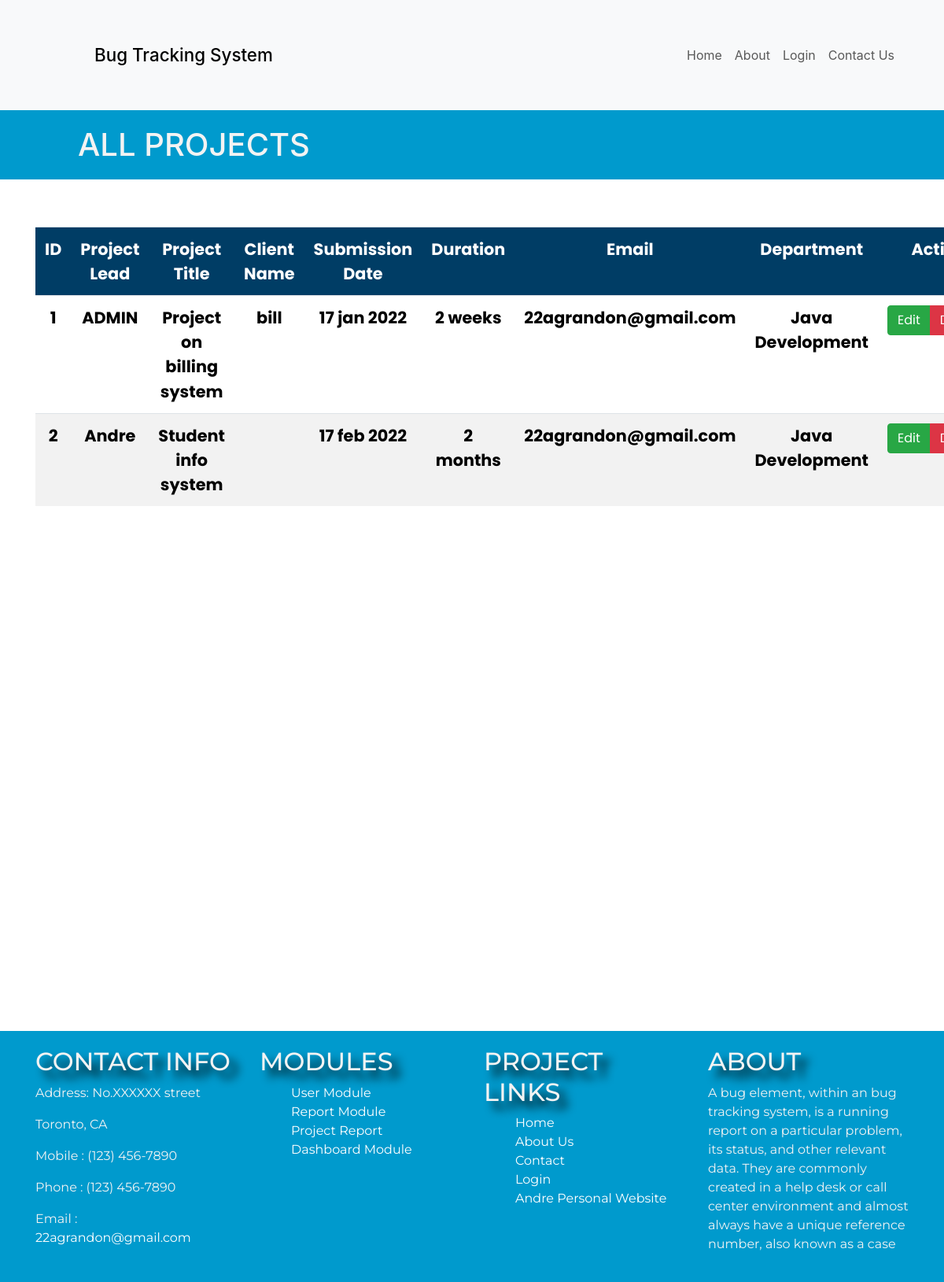
The app's page /listings/projectlisting with its own data.
### listings/models.py (models this page shows, shortened)
class Project(models.Model):
    project_id = models.AutoField(primary_key=True)
    project_lead_name = models.CharField(max_length=255, default = '')
    project_title = models.CharField(max_length=255, default = '',)
    project_submission_date = models.CharField(max_length=255, default = '')
    project_duration = models.CharField(max_length=255, default = '')
    project_email = models.CharField(max_length=255, default = '')
    project_department = models.CharField(max_length=255, default = '',)
    project_client_name = models.CharField(max_length=255, default = '',blank=True)

### listings/views.py (the view)
# urls.py: path('projectlisting',views.projectlist,name='projectlisting'),
def projectlist(request):
    projectlist = Project.objects.all()
    print("------------------------------------------")
    for i in projectlist:
        print(i.project_id)
    print("------------------------------------------")
    return render(request,'listings/projectdetails.html',{'projectlist':projectlist})

### listings/templates/listings/projectdetails.html (shortened to what this page needs)
{% extends 'base.html' %}
{% block content %}
    <div class="banner">
      <h1 id='bannerLogo'>ALL PROJECTS</h1>
    </div>
<div id='listingadd' class="container">
		<div class="row">
		  <div class="col-lg-12">
			<form name="frm" action="lib/project.php" method="post">
			  <section class="panel">
				  <table class="table table-striped table-advance table-hover" style="color:#000000">
				   <tbody>
							<tr>
								<th style="background-color:#003d65; color:#FFFFFF;">ID</th>
								<th style="background-color:#003d65; color:#FFFFFF;">Project Lead</th>
								<th style="background-color:#003d65; color:#FFFFFF;">Project Title</th>
								<th style="background-color:#003d65; color:#FFFFFF;">Client Name</th>
								<th style="background-color:#003d65; color:#FFFFFF;">Submission Date</th>
								<th style="background-color:#003d65; color:#FFFFFF;">Duration</th>
								<th style="background-color:#003d65; color:#FFFFFF;">Email</th>
								<th style="background-color:#003d65; color:#FFFFFF;">Department</th>
								<th style="background-color:#003d65; color:#FFFFFF;">Action</th>
							</tr>
							{% for i in projectlist %}
								<tr>
                  <td>{{i.project_id}}</td>
                  <td>{{i.project_lead_name}}</td>
									<td>{{i.project_title}}</td>
									<td>{{i.project_client_name}}</td>
									<td>{{i.project_submission_date}}</td>
									<td>{{i.project_duration}}</td>
                  <td>{{i.project_email}}</td>
									<td>{{i.project_department}}</td>
									<td>
											<div class="btn-group">
													<a href="{% url 'listings:update_project' i.project_id %}" class="btn btn-success">Edit</a>
													<a class="delete-dialog btn btn-danger"  method="POST" href="{% url 'listings:delete_project' i.project_id%}">Delete</a>
											</div>
									</td>
								</tr>
							{% endfor %}
						</tbody>
					</table>
	</form>
</div>
</div>
</div>
</div>
{% endblock content %}

### static/bugtracker/css/master.css (style rules this page uses)
form { padding-top: 52px; padding-bottom: -100px; text-align: center; font-size: 1.3em; font-weight: bold; color: black; font-family: 'Poppins', sans-serif; }
#listingadd { padding-bottom: 651px; }
a:link { color: white; background: url(<i class="fas fa-angle-right"></i>) no-repeat 0 0; }
.banner { background-color: #009ACD; color: #f3f3f3; line-height: 100px; padding-left: 79px; }
#bannerLogo { padding:20px; }
a { color: white; }
* { box-sizing: border-box; }
.row::after { content:none; clear: both; display: table; }
html, body { max-width: 100%; overflow-x: hidden; }

### records on screen
Project: project_id "1", project_lead_name "ADMIN", project_title "Project on billing system", project_client_name "bill", project_submission_date "17 jan 2022", project_duration "2 weeks", project_email "22agrandon@gmail.com", project_department "Java Development"
Project: project_id "2", project_lead_name "Andre", project_title "Student info system", project_submission_date "17 feb 2022", project_duration "2 months", project_email "22agrandon@gmail.com", project_department "Java Development"
